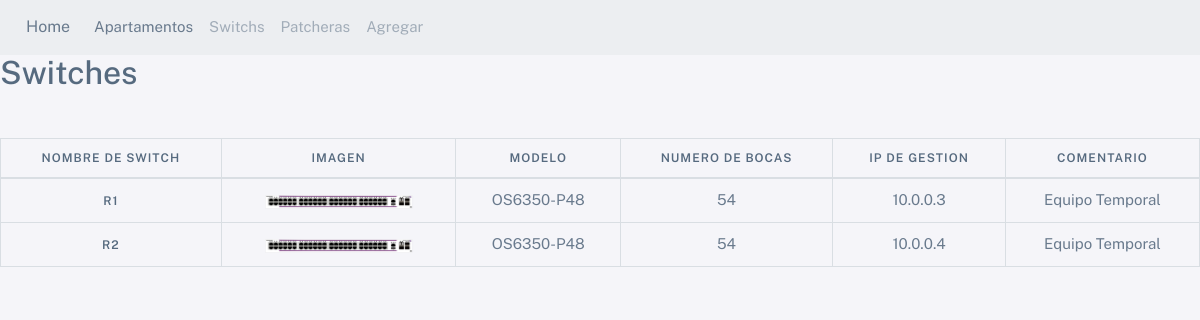
/switches, run on the app's committed database.
### edificios/models.py (models this page shows, shortened)
class Switche(models.Model):
    name_switch=models.CharField(max_length=10)
    image_sw=models.ImageField()
    modelo=models.CharField(max_length=20)
    num_bocas=models.IntegerField()
    ip_gestion=models.CharField(max_length=20)
    comentario=models.CharField(max_length=40)

### edificios/views.py (the view)
# urls.py: path('switches', Switches,  name = 'switch'),
def Switches(request):
    switches = Switche.objects.all()
    context={
        "switches":switches,
    }
    return render(request, 'switches.html', context)

### edificios/templates/switches.html (shortened to what this page needs)
{% extends 'plantillas/BaseDos.html' %}
{% block content %}
        <h2>Switches</h2>
        <table class="table table-bordered table info mt-5 text-center">
                <thead>
                        <tr>
                                <th>Nombre de Switch</th>
                                <th>Imagen</th>
                                <th>Modelo</th>
                                <th>Numero de Bocas</th>
                                <th>Ip de Gestion</th>
                                <th>Comentario</th>
                        </tr>
                </thead>
                <tbody>
                    {% for switch in switches %}
                        <tr>
                                <th>{{ switch.name_switch }}</th>
                                <td> <img src="static/img/{{ switch.image_sw }}" alt="{{ switch.name_switch }}" width="150"></td>
                                <td>{{ switch.modelo }}</td>
                                <td>{{ switch.num_bocas }}</td>
                                <td>{{ switch.ip_gestion }}</td>
                                <td>{{ switch.comentario }}</td>
                        </tr>
                     {% endfor %}
                </tbody>
        </table>
{% endblock %}

### edificios/templates/plantillas/BaseDos.html (shortened to what this page needs)
{% load static %}
<!DOCTYPE html>
<html lang="en">
    <head>
        <link rel="stylesheet" href="{% static 'fonts/boxicons.css' %}" />
        <link rel="stylesheet" href="{% static 'css/core.css' %} " class="template-customizer-core-css" />
        <link rel="stylesheet" href="{% static 'css/theme-default.css' %}" class="template-customizer-theme-css" />
        <link rel="stylesheet" href="{% static 'css/demo.css' %}" />
        <link rel="stylesheet" href="{% static 'libs/perfect-scrollbar/perfect-scrollbar.css' %}" />
        <link rel="stylesheet" href="{% static 'libs/apex-charts/apex-charts.css' %}" />
      </head>
<body>
    {% include "plantillas/menu.html" %}
    {% block content %}{% endblock %}
</body>
</html>

### edificios/templates/plantillas/menu.html (shortened to what this page needs)
<nav class="navbar navbar-expand-lg navbar-light bg-light">
    <div class="container-fluid">
      <a class="navbar-brand" href="{% url 'index' %}">Home</a>
      <div class="collapse navbar-collapse" id="navbarNav">
        <ul class="navbar-nav">
          <li class="nav-item">
            <a class="nav-link active" aria-current="page" href="{% url 'apartment' %}">Apartamentos</a>
          </li>
          <li class="nav-item">
            <a class="nav-link" href="{% url 'switch' %}">Switchs</a>
          </li>
          <li class="nav-item">
            <a class="nav-link" href="{% url 'patch' %}">Patcheras</a>
          </li>
          <li class="nav-item">
            <a class="nav-link" href="{% url 'agregar' %}">Agregar</a>
          </li>
        </ul>
      </div>
    </div>
  </nav>

### static/css/theme-default.css (style rules this page uses)
a { color: #696cff; }

### data on the page
Switche: name_switch "R1", image_sw (picture), modelo "OS6350-P48", num_bocas "54", ip_gestion "10.0.0.3", comentario "Equipo Temporal"
Switche: name_switch "R2", image_sw (picture), modelo "OS6350-P48", num_bocas "54", ip_gestion "10.0.0.4", comentario "Equipo Temporal"
